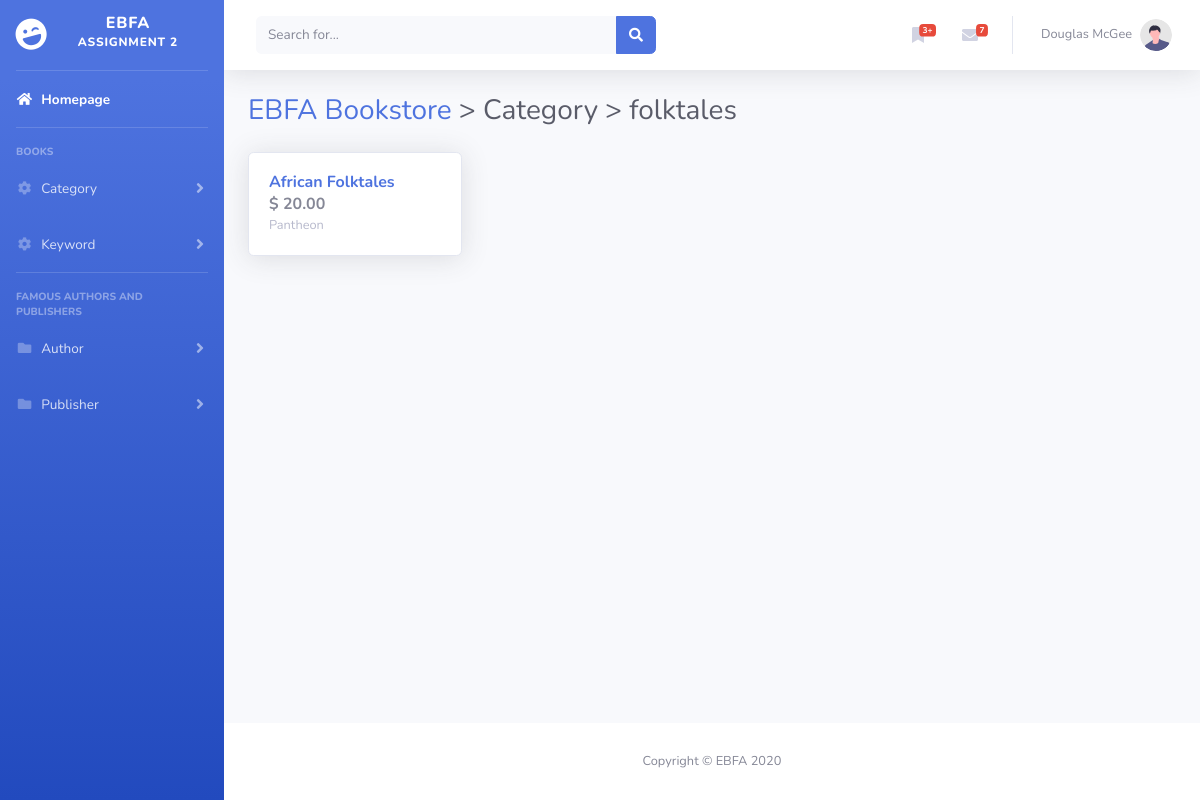
/book_sort.php?category=folktales, run on the app's committed database.
### tables this page shows
CREATE TABLE IF NOT EXISTS `category` (
	`catebookid` INT NOT NULL,
    `category_name` varchar(50) NOT NULL,
    INDEX `catebookid_idx` (`catebookid` ASC) VISIBLE,
    CONSTRAINT `catebookid`
		FOREIGN KEY(`catebookid`)
        REFERENCES `books`(`ISBN`)
        ON DELETE CASCADE
        ON UPDATE CASCADE
);

CREATE TABLE IF NOT EXISTS `books` (
  `ISBN` INT NOT NULL,
  `Title` varchar(50) NOT NULL,
  `Year` INT NOT NULL,
  `Price` decimal(6,2) NOT NULL,
  `Publisher` varchar(50) NOT NULL,
  `stock_status` enum('OUT_OF_STOCK', 'IN_STOCK') NOT NULL DEFAULT 'OUT_OF_STOCK',
  PRIMARY KEY (`ISBN`)
);

### functions/database_functions.php (called while the page is built, shortened)
<?php
	function getBookByCategory($conn, $category){
		$query = "SELECT * FROM books, category WHERE category_name = '$category' AND ISBN = catebookid;";
		$result = mysqli_query($conn, $query);
		return $result;
	}
?>

### book_sort.php (the view, shortened to what this page needs)
<?php
    require_once "./functions/database_functions.php";
    $conn = db_connect();
    if($_GET['keyword']){
        $keyword = $_GET['keyword'];
        $row = getBookByKeyword($conn, $keyword);
    }
    else if($_GET['category']){
        $category = $_GET['category'];
        $row = getBookByCategory($conn, $category);
    }
    require "./template/header.php";
?>
                    <div class="d-sm-flex align-items-center justify-content-between mb-4">
                        <h1 class="h3 mb-0 text-gray-800"><a href="index.php">EBFA Bookstore</a> >
                            <?php if($_GET['keyword'])
                                echo "Keyword > ", $keyword;
                            else if($_GET['category']){
                                echo "Category > ", $category;
                            }
                            ?>
                        </h1>
                    </div>
                    <div class="row">
                        <?php foreach($row as $book) { ?>
                        <div class="col-xl-3 col-md-6 mb-4" type="button">
                            <div class="card shadow mb-4">
                                <div class="card-body">
                                    <a href="book.php?ISBN=<?php echo $book['ISBN']; ?>" class="text-decoration-none">
                                        <h6 class="m-0 font-weight-bold text-primary"><?php echo $book['Title']; ?></h6>
                                    </a>
                                    <p class="m-0 font-weight-bold"> $ <?php echo $book['Price']; ?> </p>
                                    <p class="m-0 small text-gray-500"> <?php echo $book['Publisher']; ?> </p>
                                </div>
                            </div>
                        </div>
                        <?php } ?>
                    </div>
<?php
    require "./template/footer.php";
?>

### data on the page
category: catebookid.Title "African Folktales", catebookid.Price "20.00", catebookid.Publisher "Pantheon"

### other printed values
$category "folktales"
